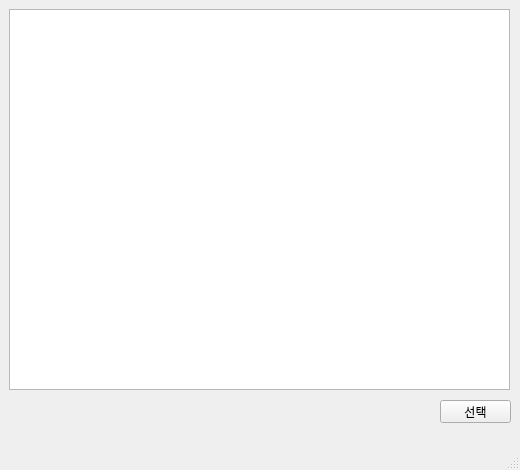
<?xml version="1.0" encoding="UTF-8"?>
<ui version="4.0">
 <class>MainWindow</class>
 <widget class="QMainWindow" name="MainWindow">
  <property name="geometry">
   <rect>
    <x>0</x>
    <y>0</y>
    <width>520</width>
    <height>470</height>
   </rect>
  </property>
  <property name="sizePolicy">
   <sizepolicy hsizetype="Fixed" vsizetype="Fixed">
    <horstretch>0</horstretch>
    <verstretch>0</verstretch>
   </sizepolicy>
  </property>
  <property name="minimumSize">
   <size>
    <width>520</width>
    <height>470</height>
   </size>
  </property>
  <property name="maximumSize">
   <size>
    <width>520</width>
    <height>470</height>
   </size>
  </property>
  <property name="windowTitle">
   <string>MainWindow</string>
  </property>
  <widget class="QWidget" name="centralwidget">
   <widget class="QListWidget" name="listWidget">
    <property name="geometry">
     <rect>
      <x>9</x>
      <y>9</y>
      <width>501</width>
      <height>381</height>
     </rect>
    </property>
   </widget>
   <widget class="QPushButton" name="button_event">
    <property name="geometry">
     <rect>
      <x>440</x>
      <y>400</y>
      <width>71</width>
      <height>23</height>
     </rect>
    </property>
    <property name="text">
     <string>선택</string>
    </property>
   </widget>
  </widget>
  <widget class="QMenuBar" name="menubar">
   <property name="geometry">
    <rect>
     <x>0</x>
     <y>0</y>
     <width>520</width>
     <height>21</height>
    </rect>
   </property>
  </widget>
  <widget class="QStatusBar" name="statusbar"/>
 </widget>
 <resources/>
 <connections/>
</ui>
